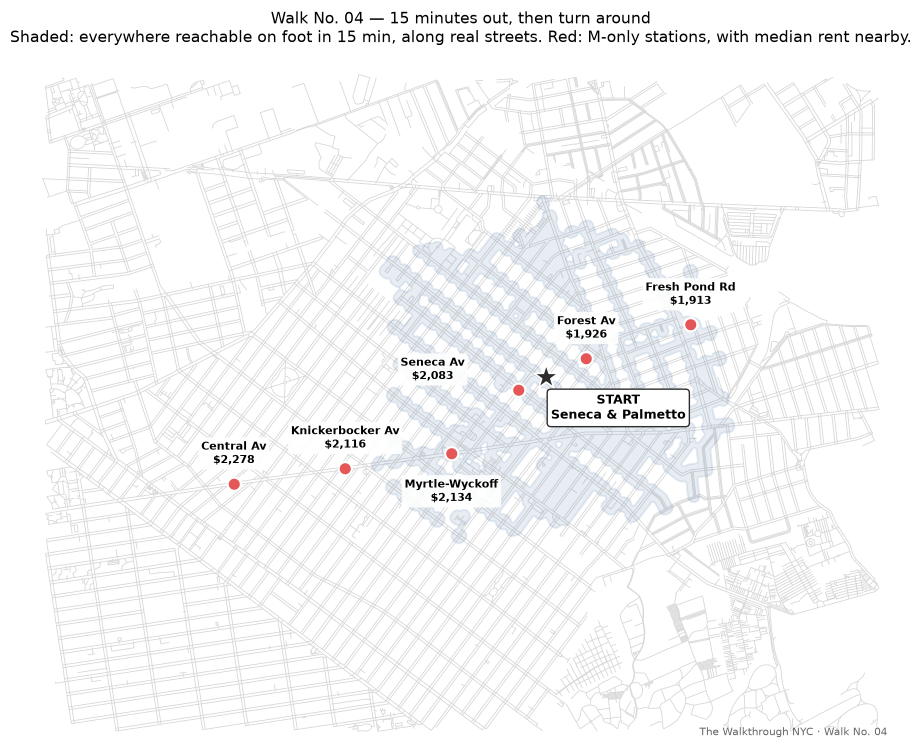
#> input picture walk-04-ridgewood-rent-premium/outputs/figures/route_map.png, 1843 x 1509 px (shown at 1/2 size)
$ python make_packet.py ../outputs/figures/route_map.png
#> lines starting #> are read from the running program, lines starting #| are printed output that depends on the picture; after the words box and inside, x2 and y2 are one past the last pixel; in counts of white or black regions, pixels touching at a corner belong together
"""Walk packet -> print-ready PDF, one file per group.

Run:  python src/make_packet.py            (or: make packet)
      python src/make_packet.py --preview  (also writes PNGs, for checking)

Four pages per group, US Letter, portrait:
  1. cover + the rule + the route map
  2. that group's bearing + the prediction table they fill in walking
  3. the regroup page: the coefficient blank, and a grid to plot guesses on
  4. the back page: the value-capture sum and the closing question

Everything printed here is content, not analysis — the numbers are read
from config below so there is one place to change them. Deliberately NOT
printed: the north/south rent expectations. People are predicting; the
packet gives them one piece of intuition only ("Ridgewood is
up-and-coming"), same as the script.
"""

from __future__ import annotations

import sys
import textwrap
from pathlib import Path

import matplotlib
matplotlib.use("Agg")
# Dollar signs are money here, not math. Without this, "$96 ... $79 million"
# renders as an italic math run with the dollars eaten.
matplotlib.rcParams["text.parse_math"] = False
import matplotlib.pyplot as plt
from matplotlib.backends.backend_pdf import PdfPages
from matplotlib.patches import FancyBboxPatch
import numpy as np
from PIL import Image

ROOT = Path(__file__).resolve().parents[1]
OUT = ROOT / "walk"
MAP = ROOT / "outputs" / "figures" / "route_map.png"

INK, MUTED, BLUE, WASH = "#1a1a1a", "#7a7f88", "#1f77b4", "#eaf2f8"
RULE = "Walk 15 minutes out. Then turn around."
WALK_DATE = "Saturday, September 26"
START = "Seneca Ave & Palmetto St"

GROUPS = {
    "north": ("NORTH", "Up Palmetto St → right on Woodward Ave → left on Putnam Ave,\nheading toward the Fresh Pond Rd station."),
    "south": ("SOUTH", "West on Seneca Ave → a block over, left on Gates Ave,\nheading down toward Knickerbocker Ave."),
    "west":  ("WEST",  "Down Seneca Ave → Grover Cleveland Park → right on Hart St,\nout to the intersections."),
    "east":  ("EAST",  "East along Seneca Ave, toward Evergreen Park."),
}

_PREMIUM_RAW = ("Within a 20-minute walk of an M-only station, the average "
                "renter household pays about $96 a month more than they would "
                "20 minutes out. There are 69,047 such households. That is "
                "roughly $79 million a year in rent attributable to being "
                "near these stations.")
PREMIUM = textwrap.fill(_PREMIUM_RAW, 62) + "\n\nThe MTA collects the fare."
QUESTION = "If proximity to a subway station\ngenerates a premium,\nwho captures it?"
SUBSTACK = "thewalkthroughnyc.substack.com"
MODEL_URL = "ridgewood-rent-gradient.netlify.app"


def trimmed_map():
    """The route map PNG carries a wide white margin; crop it so the map
    fills the space it is given on the page."""
    im = Image.open(MAP).convert("RGB")
    a = np.asarray(im)
    ink = (a.min(axis=2) < 245)          # any pixel that isn't near-white
    rows, cols = np.where(ink.any(axis=1))[0], np.where(ink.any(axis=0))[0]
    pad = 12
    top, bot = max(rows[0] - pad, 0), min(rows[-1] + pad, a.shape[0])
    left, right = max(cols[0] - pad, 0), min(cols[-1] + pad, a.shape[1])
    return a[top:bot, left:right]


def page(pdf, draw, preview=None, tag=""):
    fig = plt.figure(figsize=(8.5, 11), dpi=150)
    fig.patch.set_facecolor("white")
    draw(fig)
    pdf.savefig(fig)
    if preview is not None:
        fig.savefig(preview / f"preview_{tag}.png", dpi=110)
    plt.close(fig)


def box(fig, x, y, w, h, fc=WASH, ec="none", lw=0, r=0.012):
    fig.patches.append(FancyBboxPatch(
        (x, y), w, h, boxstyle=f"round,pad=0,rounding_size={r}",
        transform=fig.transFigure, facecolor=fc, edgecolor=ec, linewidth=lw,
        zorder=0))


def kicker(fig, text):
    # matplotlib has no letter-spacing; space the characters by hand.
    fig.text(0.08, 0.945, " ".join(text), fontsize=8.5, color=MUTED,
             ha="left", fontweight="bold")


def footer(fig, text):
    fig.text(0.08, 0.042, text, fontsize=8, color=MUTED, ha="left")
    fig.text(0.92, 0.042, "The Walkthrough NYC", fontsize=8, color=MUTED, ha="right")


# ---------------------------------------------------------------- pages

def cover(fig):
    kicker(fig, "WALK NO. 04")
    fig.text(0.08, 0.892, "The Ridgewood\nRent Premium", fontsize=32,
             color=INK, ha="left", va="top", fontweight="bold", linespacing=1.08)
    fig.text(0.08, 0.773, f"{WALK_DATE}   ·   Start: {START}",
             fontsize=11.5, color=MUTED, ha="left", va="top")

    box(fig, 0.08, 0.678, 0.84, 0.062, fc=BLUE)
    fig.text(0.5, 0.709, RULE, fontsize=18, color="white", ha="center",
             va="center", fontweight="bold")

    fig.text(0.08, 0.652, "Not to a destination — to a time. Everyone covers about the same\n"
                          "ground, and everyone gets back here together.",
             fontsize=10.5, color=INK, ha="left", va="top", linespacing=1.5)

    ax = fig.add_axes([0.05, 0.145, 0.90, 0.455])
    ax.imshow(trimmed_map())
    ax.axis("off")

    fig.text(0.08, 0.108, "On your walk you make three predictions about rent: one in the first minute,\n"
                          "one around minutes 7–10, one around minutes 12–15, just before you turn around.",
             fontsize=10, color=INK, ha="left", va="top", linespacing=1.5)
    footer(fig, "Walk No. 04")


def route_page(name, bearing):
    def draw(fig):
        kicker(fig, "YOUR ROUTE")
        fig.text(0.08, 0.90, name, fontsize=46, color=BLUE, ha="left",
                 va="top", fontweight="bold")
        fig.text(0.08, 0.815, bearing, fontsize=13, color=INK, ha="left",
                 va="top", linespacing=1.6)

        box(fig, 0.08, 0.700, 0.84, 0.048, fc=WASH)
        fig.text(0.5, 0.724, RULE, fontsize=13, color=INK, ha="center",
                 va="center", fontweight="bold")

        fig.text(0.08, 0.672, "Your three predictions", fontsize=15,
                 color=INK, ha="left", va="top", fontweight="bold")
        fig.text(0.08, 0.645, "What does a typical apartment rent for, right where you are standing?",
                 fontsize=10, color=MUTED, ha="left", va="top")

        heads = [("When", 0.10), ("Where you are", 0.26),
                 ("Your guess", 0.56), ("Actual", 0.72), ("Off by", 0.845)]
        top = 0.605
        for h, x in heads:
            fig.text(x, top, h, fontsize=9.5, color=MUTED, ha="left",
                     fontweight="bold")
        rows = ["First minute", "Minutes 7–10", "Minutes 12–15"]
        rh = 0.115
        for i, r in enumerate(rows):
            y = top - 0.028 - (i + 1) * rh
            box(fig, 0.08, y, 0.84, rh - 0.014, fc="#f7f7f5")
            fig.text(0.10, y + (rh - 0.014) / 2, r, fontsize=11, color=INK,
                     va="center", fontweight="bold")
            for x in (0.24, 0.54, 0.70, 0.825):
                fig.lines.append(plt.Line2D(
                    [x, x], [y + 0.008, y + rh - 0.022], transform=fig.transFigure,
                    color="#dcdcd8", lw=0.9))
        fig.text(0.08, 0.175, "No looking anything up. The only hint you get: Ridgewood is an\n"
                              "up-and-coming neighborhood.",
                 fontsize=10.5, color=INK, ha="left", va="top", linespacing=1.5)
        footer(fig, f"{name} group")
    return draw


def regroup(fig):
    kicker(fig, "AT THE REGROUP")
    fig.text(0.08, 0.90, "What we found", fontsize=30, color=INK, ha="left",
             va="top", fontweight="bold")
    fig.text(0.08, 0.838, "Fill this in together, once everyone is back.",
             fontsize=11, color=MUTED, ha="left", va="top")

    box(fig, 0.08, 0.735, 0.84, 0.072, fc=WASH)
    fig.text(0.5, 0.771, "Rent falls about ______ % per minute you walk\n"
                         "away from an M-only station.",
             fontsize=14.5, color=INK, ha="center", va="center",
             fontweight="bold", linespacing=1.6)

    fig.text(0.08, 0.700, "Plot your three guesses", fontsize=15, color=INK,
             ha="left", va="top", fontweight="bold")
    fig.text(0.08, 0.674, "Minutes walked, against the rent you guessed.",
             fontsize=10, color=MUTED, ha="left", va="top")

    ax = fig.add_axes([0.13, 0.20, 0.78, 0.44])
    ax.set_xlim(0, 15)
    ax.set_ylim(1400, 3000)
    ax.set_xticks(range(0, 16, 1))
    ax.set_yticks(range(1400, 3001, 200))
    ax.set_yticklabels([f"${v:,}" for v in range(1400, 3001, 200)], fontsize=9)
    ax.tick_params(axis="x", labelsize=9)
    ax.grid(True, color="#e2e2de", lw=0.8)
    ax.set_axisbelow(True)
    for s in ("top", "right"):
        ax.spines[s].set_visible(False)
    for s in ("left", "bottom"):
        ax.spines[s].set_color("#c9c9c4")
    ax.set_xlabel("Minutes walked from the start", fontsize=10.5, color=INK)
    ax.set_ylabel("Rent you guessed ($/mo)", fontsize=10.5, color=INK)

    fig.text(0.08, 0.148, "Then we put everyone's guesses on one chart against the model —\n"
                          "four directions, same fifteen minutes.",
             fontsize=10.5, color=INK, ha="left", va="top", linespacing=1.5)
    fig.text(0.08, 0.098, "Try it yourself, on your phone:", fontsize=10.5,
             color=INK, ha="left", va="top")
    fig.text(0.08, 0.073, MODEL_URL, fontsize=13, color=BLUE, ha="left",
             va="top", fontweight="bold")
    footer(fig, "Regroup")


def back(fig):
    kicker(fig, "THE NUMBER")
    fig.text(0.08, 0.90, "What the premium\nadds up to", fontsize=30, color=INK,
             ha="left", va="top", fontweight="bold", linespacing=1.1)

    box(fig, 0.08, 0.523, 0.84, 0.237, fc=WASH)
    fig.text(0.12, 0.735, PREMIUM, fontsize=12.5, color=INK, ha="left",
             va="top", linespacing=1.75)

    fig.text(0.08, 0.492, "Compared to living 20 minutes away — the comparison is the number.",
             fontsize=9.5, color=MUTED, ha="left", va="top", style="italic")

    fig.text(0.5, 0.36, QUESTION, fontsize=25, color=BLUE, ha="center",
             va="center", fontweight="bold", linespacing=1.5)

    fig.text(0.08, 0.175, "The analysis behind this walk — every number, every judgment call —\n"
                          "is public:",
             fontsize=10.5, color=INK, ha="left", va="top", linespacing=1.5)
    fig.text(0.08, 0.138, SUBSTACK, fontsize=12.5, color=BLUE, ha="left",
             va="top", fontweight="bold")
    fig.text(0.08, 0.106, "Put your own rent into the model:", fontsize=10.5,
             color=INK, ha="left", va="top")
    fig.text(0.08, 0.079, MODEL_URL, fontsize=12.5, color=BLUE, ha="left",
             va="top", fontweight="bold")
    footer(fig, "Rent data: ACS 2020–2024 5-year, median gross rent")


def build(key, preview_dir=None):
    name, bearing = GROUPS[key]
    out = OUT / f"packet_{key}.pdf"
    with PdfPages(out) as pdf:
        page(pdf, cover, preview_dir, f"{key}_1")
        page(pdf, route_page(name, bearing), preview_dir, f"{key}_2")
        page(pdf, regroup, preview_dir, f"{key}_3")
        page(pdf, back, preview_dir, f"{key}_4")
        d = pdf.infodict()
        d["Title"] = f"Walk No. 04 — The Ridgewood Rent Premium ({name} group)"
        d["Author"] = "The Walkthrough NYC"
    print(f"  walk/{out.name}")


def main() -> None:
    preview = None
    if "--preview" in sys.argv:
        preview = ROOT / "outputs" / "packet_preview"
        preview.mkdir(parents=True, exist_ok=True)
    if not MAP.exists():
        sys.exit(f"missing {MAP} — run 'make clean_join' or regenerate the route map")
    print("Packets (US Letter, 4 pages each):")
    for key in GROUPS:
        build(key, preview)
#> this loop made 4 passes
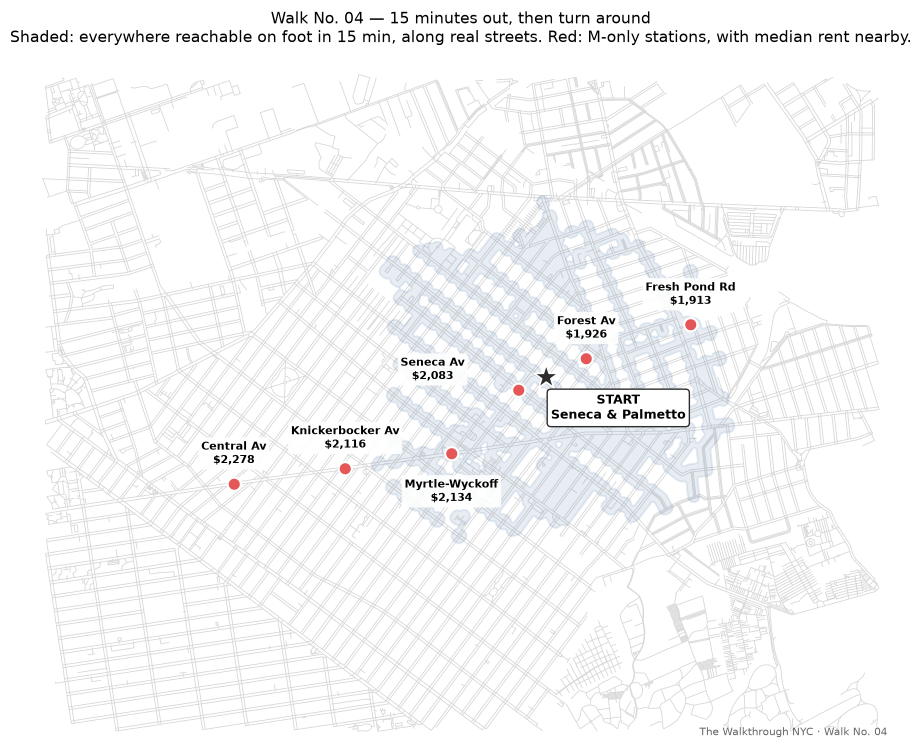
#> input picture walk-04-ridgewood-rent-premium/outputs/figures/route_map.png, 1843 x 1509 px (shown at 1/2 size)
#> pass 1, in trimmed_map, `ink = (a.min(axis=2) < 245)          # any pixel that isn't near-white`:
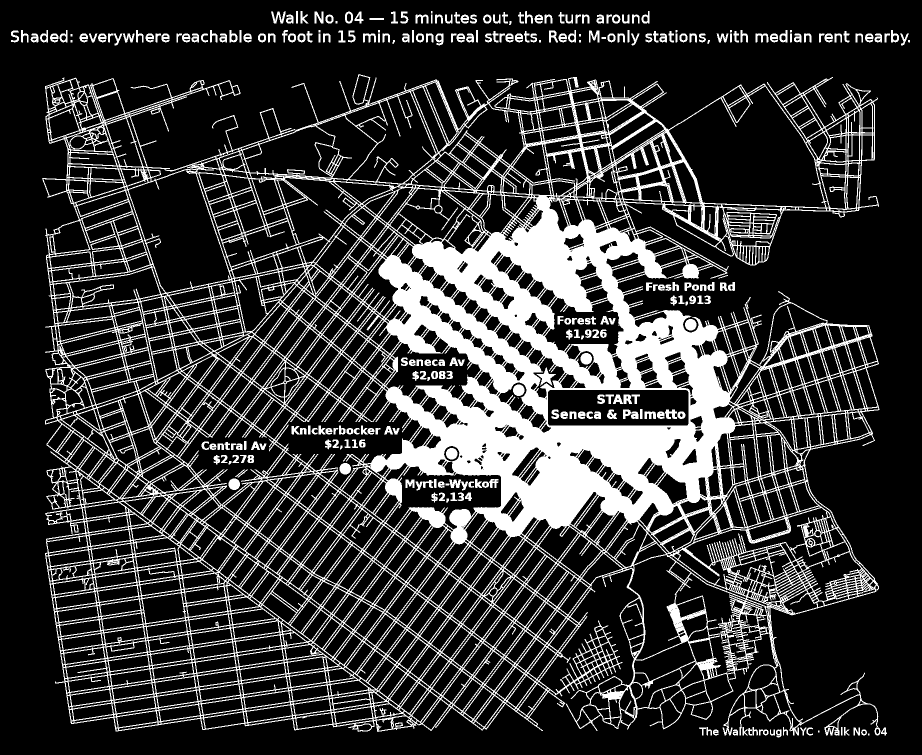
#> ink: shape (1509, 1843) bool (shown at 1/2 size); 21.5% white; 292 white regions (9 under 20 px), largest, box (x1, y1, x2, y2) and area: (84, 148, 1759, 1471) 554569, (1073, 734, 1112, 771) 522, (1370, 638, 1393, 661) 421
#> pass 1, in page, `pdf.savefig(fig)`:
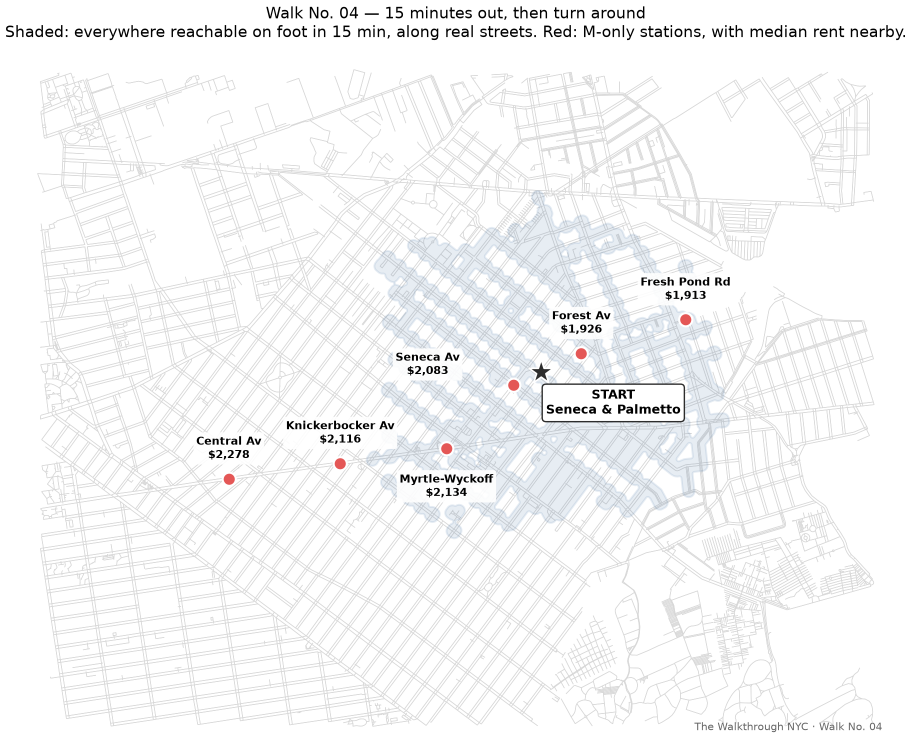
#> shown: shape (1476, 1821, 3) (shown at 1/2 size); mean R, G, B 245.2, 245.6, 246.1


if __name__ == "__main__":
    main()

$ run again, with walk-04-ridgewood-rent-premium/outputs/figures/gradient_binned.png copied over walk-04-ridgewood-rent-premium/outputs/figures/route_map.png
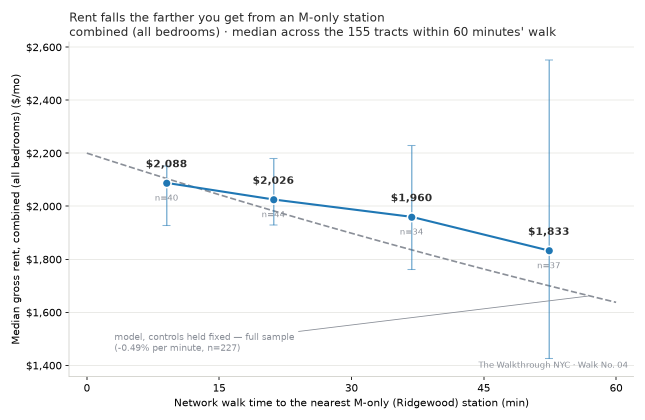
#> input picture walk-04-ridgewood-rent-premium/outputs/figures/gradient_binned.png, 1290 x 840 px (shown at 1/2 size)
#> the loop in main, `for key in GROUPS:` made 4 passes
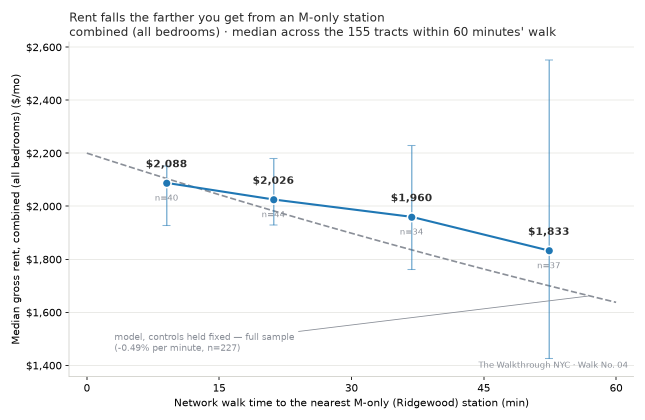
#> input picture walk-04-ridgewood-rent-premium/outputs/figures/route_map.png, 1290 x 840 px (shown at 1/2 size)
#> pass 1, in trimmed_map, `ink = (a.min(axis=2) < 245)          # any pixel that isn't near-white`:
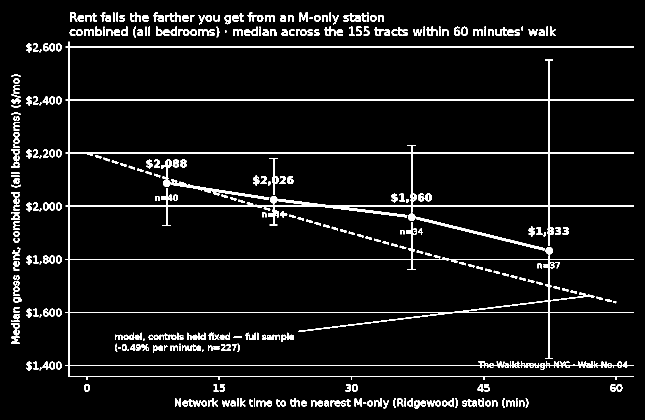
#> ink: shape (840, 1290) bool (shown at 1/2 size); 5.8% white; 409 white regions (29 under 20 px), largest, box (x1, y1, x2, y2) and area: (131, 83, 1268, 760) 27379, (833, 434, 1090, 501) 1344, (343, 363, 539, 400) 1112
#> pass 1, in page, `pdf.savefig(fig)`:
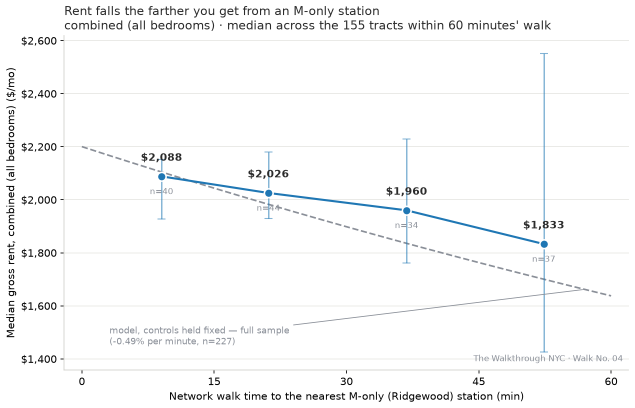
#> shown: shape (815, 1269, 3) (shown at 1/2 size); mean R, G, B 248.5, 249, 249.3

$ run again, with walk-04-ridgewood-rent-premium/outputs/figures/gradient_binned_1br.png copied over walk-04-ridgewood-rent-premium/outputs/figures/route_map.png
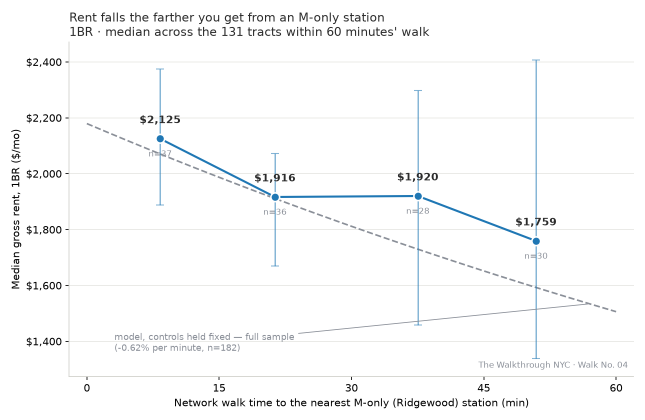
#> input picture walk-04-ridgewood-rent-premium/outputs/figures/gradient_binned_1br.png, 1290 x 840 px (shown at 1/2 size)
#> the loop in main, `for key in GROUPS:` made 4 passes
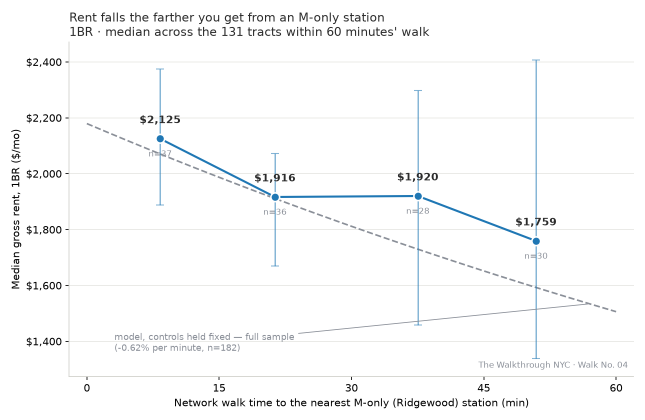
#> input picture walk-04-ridgewood-rent-premium/outputs/figures/route_map.png, 1290 x 840 px (shown at 1/2 size)
#> pass 1, in trimmed_map, `ink = (a.min(axis=2) < 245)          # any pixel that isn't near-white`:
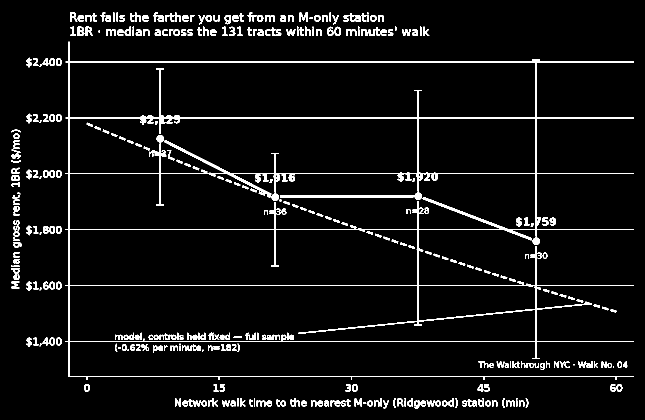
#> ink: shape (840, 1290) bool (shown at 1/2 size); 5.5% white; 377 white regions (26 under 20 px), largest, box (x1, y1, x2, y2) and area: (131, 83, 1268, 760) 28487, (560, 390, 827, 396) 1346, (599, 25, 616, 44) 205
#> pass 1, in page, `pdf.savefig(fig)`:
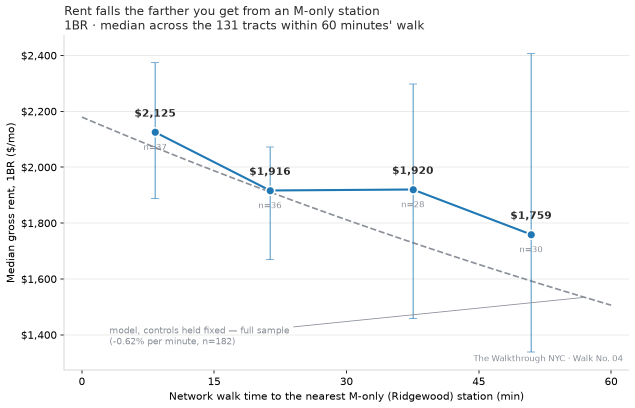
#> shown: shape (815, 1269, 3) (shown at 1/2 size); mean R, G, B 249, 249.5, 249.9
